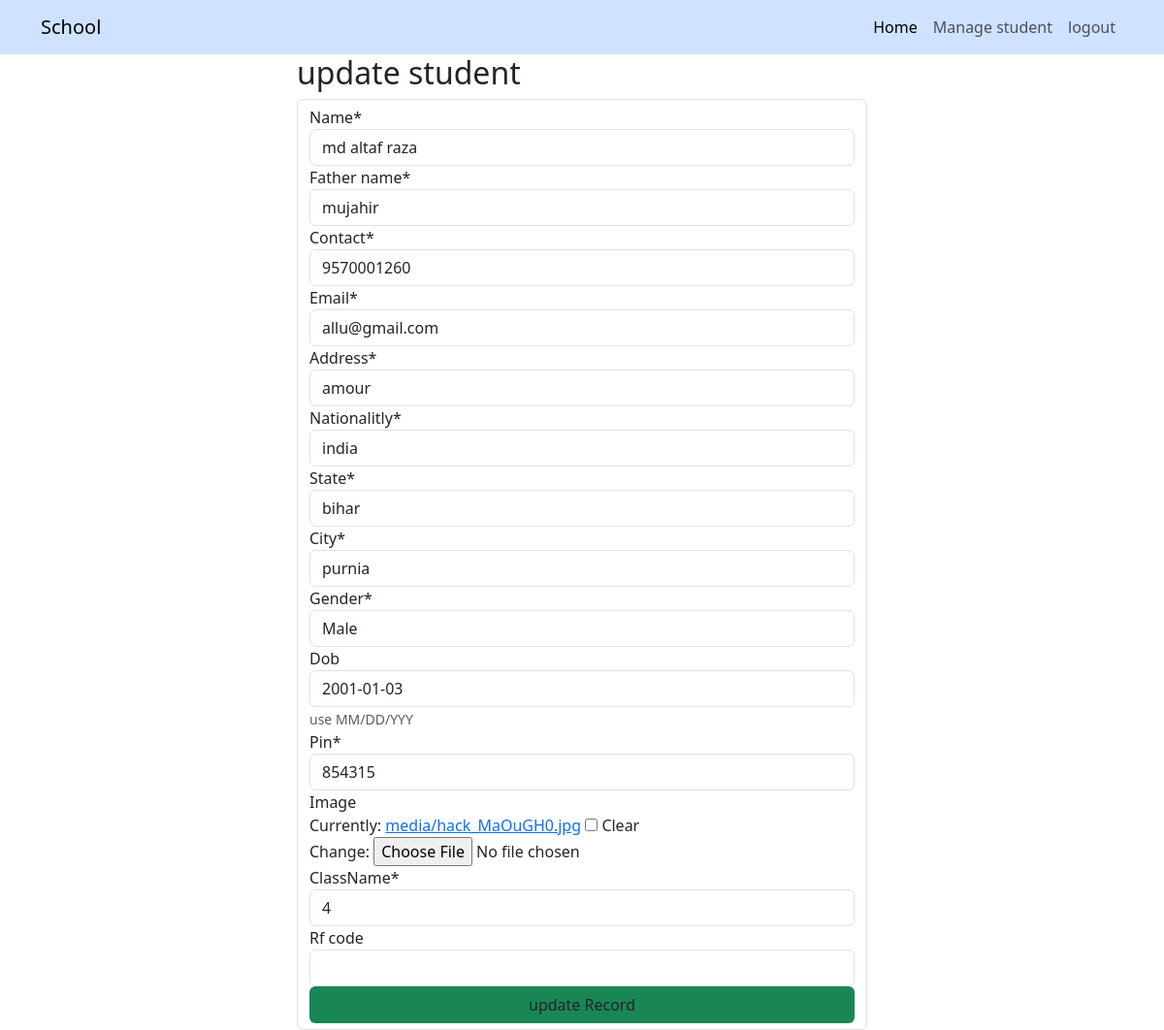
Page /manage/student10/edit (signed in) on the committed database.
### mainapp/models.py (models this page shows, shortened)
class Student(models.Model):
    name=models.CharField(max_length=100)
    father_name=models.CharField(max_length=100)
    contact=models.CharField(max_length=15)
    email=models.EmailField()
    address=models.CharField(max_length=100)
    nationalitly=models.CharField(max_length=100,choices=(("india","india"),("other","other")))
    state=models.CharField(max_length=100,choices=(('bihar','bihar'),('other','other')))
    city=models.CharField(max_length=100,choices=(('purnia','purnia'),('other','other')))
    gender=models.CharField(max_length=30,choices=GENDER)
    dob=models.DateField(help_text='use MM/DD/YYY' ,null=True,blank=True)
    pin=models.CharField(max_length=20)
    image=models.ImageField(upload_to='media',default=None,blank=True,null=True)
    className=models.ForeignKey('Classes',on_delete=models.CASCADE)
    isApproved=models.BooleanField(default=False)
    rf_code=models.CharField(max_length=100,blank=True,null=True,unique=True)

### mainapp/views.py (the view)
# urls.py: path('manage/student<int:id>/edit',edit,name='editstudent'),
@login_required
def edit(request,id):
    std=Student.objects.get(pk=id)
    form=Editstudent(request.POST or None or request.FILES or None,instance=std)
    if(request.method=="POST"):
        if form.is_valid():
         form.save()
         return redirect(manageStudent)
    return render(request,'admin/editstudent.html',{'form':form})

### mainapp/forms.py
class Editstudent(ModelForm):
    class Meta:
        model=Student
        exclude=('isApproved',)

### mainapp/models.py (called while the page is built)
    def __str__(self):
        return self.class_name

### mainapp/templates/admin/editstudent.html (shortened to what this page needs)
{%extends 'home.html'%}
{%load crispy_forms_tags%}
{%block body%}
<div class="row">
    <div class="col-lg-3"></div>
    <div class="col-lg-6">
        <h2>update student</h2>
        <form action="" method="post" enctype="multipart/form-data" class="form form-control">
        {{form|crispy}}
        <input type="submit" value="update Record" class="btn w-100 bg-success ">
    </form></div>
    <div class="col-lg-3"></div>
</div>
{%endblock%}

### rows in the picture
Student: name "md altaf raza", father_name "mujahir", contact "9570001260", email "allu@gmail.com", address "amour", nationalitly "india", state "bihar", city "purnia", gender "Male", dob "2001-01-03", pin "854315", className "4"
